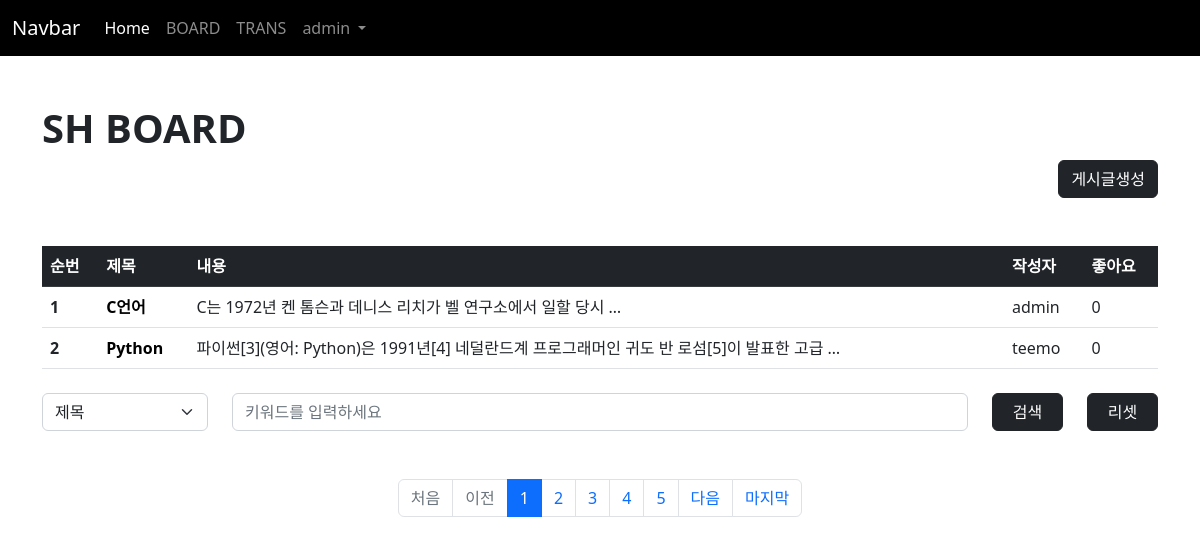
Page /board/index/ (signed in) on the committed database.
### acc/models.py (models this page shows, shortened)
class User(AbstractUser): # AbstractBaseUser 아니에요
    pic = models.ImageField(upload_to="user")
    comment = models.TextField()
    point = models.IntegerField(default=0)

### board/models.py (models this page shows, shortened)
class Board(models.Model):
    subject = models.CharField(max_length=100)
    writer = models.ForeignKey(User, on_delete=models.CASCADE, related_name="writer")
    content = models.TextField()
    pubdate = models.DateTimeField()
    likey = models.ManyToManyField(User, blank=True, related_name="likey")

### board/views.py (the view)
# urls.py: path('index/', views.index, name="index"),
def index(request):
    kw = request.GET.get("kw", "")
    cate = request.GET.get("cate", "")
    pg = request.GET.get("page", 1)
    if kw:
        if cate == "sub":
            b = Board.objects.filter(subject_startswith=kw)
        elif cate == "wri":
            try:
                from acc.models import User
                u = User.objects.get(username=kw)
                b = Board.objects.filter(writer=u)
            except:
                b = Board.objects.none()
        elif cate == "con":
            b = Board.objects.filter(content__contains=kw)
    else:
        b = Board.objects.all()
    pag = Paginator(b, 2)
    obj = pag.get_page(pg)
    context = {
        "bset" : obj,
        "kw" : kw,
        "cate" : cate,
    }
    return render(request, "board/index.html", context)

### templates/board/index.html (shortened to what this page needs)
{% extends 'base.html' %}
{% block con %}
   {% load mathfilters %}
    <h1><b>SH BOARD</b></h1>
    <div class="text-end">
        <a href="{% url 'board:create' %}" class="btn btn-dark">게시글생성</a>
    </div>
    <table class="table mt-5 table-hover">
        <thead>
            <tr class="table-dark">
                <th scope="col">순번</th>
                <th scope="col">제목</th>
                <th scope="col">내용</th>
                <th scope="col">작성자</th>
                <th scope="col">좋아요</th>
            </tr>
        </thead>
        <tbody>
            {% for i in bset %}
                <tr>
                    <th scope="row">{{ bset.start_index|add:forloop.counter0 }}</th>
                    <td><a class="sub" href="{% url 'board:detail' i.id %}">{{ i.subject }}</a></td>
                    <td>{{ i.content|truncatewords:10 }}</td>
                    <td>{{ i.writer }}</td>
                    <td>{{ i.likey.count }}</td>
                </tr>
            {% empty %}
                    <tr>
                        <th colspan="5" class="text-center">{% if kw %}검색결과가 없습니다...{% else %}첫번째 게시글을 작성해주세요!!{% endif %}</th>
                    </tr>
            {% endfor %}
        </tbody>
    </table>
    <form>
        <div class="mt-4 mb-4 row">
            <div class="col-sm-2">
                <select class="form-select" name="cate">
                    <option value="sub" {% if cate == "sub" %}selected{% endif %}>제목</option>
                </select>
            </div>
            <div class="col-sm-8">
                <input type="text" name="kw" value="{{kw}}" class="form-control" placeholder="키워드를 입력하세요">
            </div>
            <div class="col-sm-1">
                <button class="btn btn-dark" style="width:100%">검색</button>
            </div>
            <div class="col-sm-1">
                <a href="{% url 'board:index' %}"><button type="button" class="btn btn-dark" style="width:100%">리셋</button></a>
            </div>
        </div>
    </form>
    <nav aria-label="Page navigation example" class="mt-5">
        <ul class="pagination justify-content-center">
            {% if bset.has_previous %}
                <li class="page-item"><a class="page-link" href="{% url 'board:index' %}?page=1">처음</a></li>
                <li class="page-item"><a class="page-link" href="{% url 'board:index' %}?page={{bset.previous_page_number}}">이전</a></li>
            {% else %}
                <li class="page-item disabled"><a class="page-link">처음</a></li>
                <li class="page-item disabled"><a class="page-link">이전</a></li>
            {% endif %}
            {% for i in bset.paginator.page_range %}
                {% if i >= bset.number|sub:4 and bset.number|add:5 >= i %}
                    <li class="page-item {% if bset.number == i %}active{% endif %}"><a class="page-link" href="{% url 'board:index' %}?page={{i}}">{{i}}</a></li>
                {% endif %}
            {% endfor %}
            {% if bset.has_next %}
                <li class="page-item"><a class="page-link" href="{% url 'board:index' %}?page={{bset.next_page_number}}">다음</a></li>
                <li class="page-item"><a class="page-link" href="{% url 'board:index' %}?page={{bset.paginator.num_pages}}">마지막</a></li>
            {% else %}
                <li class="page-item disabled"><a class="page-link">다음</a></li>
                <li class="page-item disabled"><a class="page-link">마지막</a></li>
            {% endif %}
        </ul>
    </nav>
{% endblock %}

### templates/base.html (shortened to what this page needs)
<!doctype html>
<html lang="en">
    <head>
        <link href="https://cdn.jsdelivr.net/npm/bootstrap@5.2.1/dist/css/bootstrap.min.css" rel="stylesheet">
    </head>
    <body>
        {% if user.is_authenticated %}
            <nav class="navbar navbar-expand-lg navbar-dark" style="background-color: rgb(0, 0, 0);">
                <div class="container-fluid">
                    <a class="navbar-brand" href="#">Navbar</a>
                    <div class="collapse navbar-collapse" id="navbarSupportedContent">
                        <ul class="navbar-nav me-auto mb-2 mb-lg-0">
                            <li class="nav-item">
                                <a class="nav-link active" aria-current="page" href="{% url 'acc:index' %}">Home</a>
                            </li>
                            <li class="nav-item">
                                <a class="nav-link" href="{% url 'board:index' %}">BOARD</a>
                            </li>
                            <li class="nav-item">
                                <a class="nav-link" href="{% url 'trans:index' %}">TRANS</a>
                            </li>
                            <li class="nav-item dropdown">
                                <a class="nav-link dropdown-toggle" href="#" role="button" data-bs-toggle="dropdown" aria-expanded="false">
                                    {{user}}
                                </a>
                            </li>
                        </ul>
                    </div>
                </div>
            </nav>
        {% endif %}
        <div class="container mt-5 mb-5">
            {% block con %}
            {% endblock %}
        </div>
    </body>
</html>

### templates/board/index.html (style rules this page uses)
.sub { text-decoration: none; font-weight: bold; color: black; }

### rows in the picture
User: username "admin"
Board: start_index|add "1", subject "C언어", content "C는 1972년 켄 톰슨과 데니스 리치가 벨 연구소에서 일할 당시 …", writer "admin", likey.count "0"
Board: start_index|add "2", subject "Python", content "파이썬[3](영어: Python)은 1991년[4] 네덜란드계 프로그래머인 귀도 반 로섬[5]이 발표한 고급 …", writer "teemo", likey.count "0"

### other values in the picture
{{ i }} "1" "2" "3" "4" "5"
